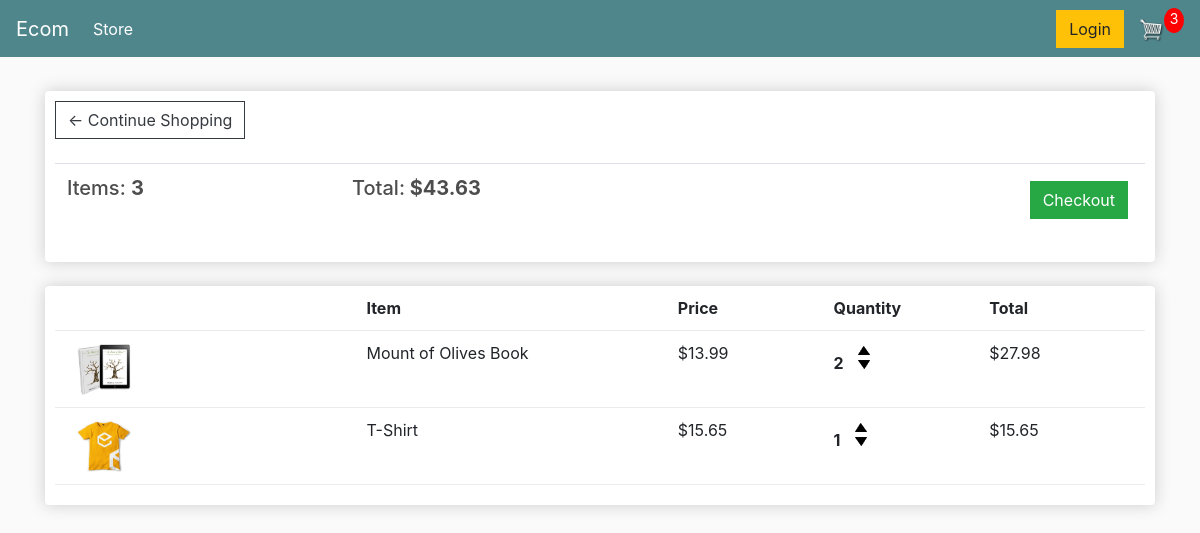
The app's page /cart/ (signed in), older data.
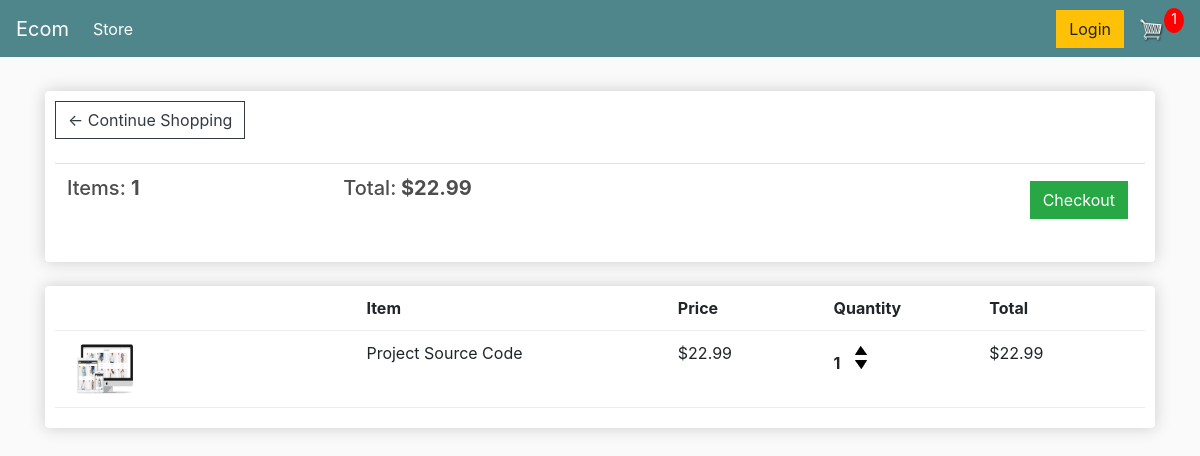
The same page, newer data.
### store/models.py (models this page shows, shortened)
class Order(models.Model):
    customer = models.ForeignKey(Customer, on_delete=models.SET_NULL, null=True, blank=True)
    date_ordered = models.DateTimeField(auto_now_add=True)
    complete = models.BooleanField(default=False, null=True, blank=False)
    transaction_id = models.CharField(max_length=200, null=True)
    @property
    def get_cart_total(self):
        order_items = self.orderitem_set.all()
        return sum([item.get_total for item in order_items])
    @property
    def get_cart_items(self):
        order_items = self.orderitem_set.all()
        return sum([item.quantity for item in order_items])

class OrderItem(models.Model):
    product = models.ForeignKey(Product, on_delete=models.SET_NULL, blank=True, null=True)
    order = models.ForeignKey(Order, on_delete=models.SET_NULL, blank=True, null=True)
    quantity = models.IntegerField(default=0, null=True, blank=True)
    date_added = models.DateTimeField(auto_now_add=True)
    @property
    def get_total(self):
        return self.product.price * self.quantity

class Product(models.Model):
    name = models.CharField(max_length=200, null=True)
    price = models.DecimalField(max_digits=7, decimal_places=2)
    digital = models.BooleanField(default=False, null=True, blank=False)
    image = models.ImageField(null=True, blank=True)
    @property
    def image_url(self):
        try:
            url = self.image.url
        except ValueError:
            url = ''
        return url

### store/views.py (the view)
# urls.py: path('cart/', views.cart, name='cart'),
def cart(request):
    data = cart_data(request)
    cart_items = data['cartItems']
    order = data['order']
    items = data['items']
    context = {'items': items, 'order': order, 'cartItems': cart_items}
    return render(request, 'store/cart.html', context)

### store/utils.py (called while the page is built)
def cart_data(request):
    if request.user.is_authenticated:
        customer = request.user.customer
        order, created = Order.objects.get_or_create(customer=customer, complete=False)
        items = order.orderitem_set.all()
        cart_items = order.get_cart_items
    else:
        cookie_data = cookie_cart(request)
        cart_items = cookie_data['cartItems']
        order = cookie_data['order']
        items = cookie_data['items']
    return {'cartItems': cart_items, 'order': order, 'items': items}

### store/templates/store/cart.html
{% extends 'store/main.html' %}
{% load static %}
{% block content %}
<div class="row">
    <div class="col-lg-12">
        <div class="box-element">
            <a class="btn btn-outline-dark" href="{% url 'store' %}">&#x2190; Continue Shopping</a>
            <br>
            <br>
            <table class="table">
                <tr>
                    <th><h5>Items: <strong>{{order.get_cart_items}}</strong></h5></th>
                    <th><h5>Total:<strong> ${{order.get_cart_total|floatformat:2}}</strong></h5></th>
                    <th>
                        <a style="float:right; margin:5px;" class="btn btn-success"
                           href="{% url 'checkout' %}">Checkout</a>
                    </th>
                </tr>
            </table>
        </div>
        <br>
        <div class="box-element">
            <div class="cart-row">
                <div style="flex:2"></div>
                <div style="flex:2"><strong>Item</strong></div>
                <div style="flex:1"><strong>Price</strong></div>
                <div style="flex:1"><strong>Quantity</strong></div>
                <div style="flex:1"><strong>Total</strong></div>
            </div>
            {% for item in items %}
            <div class="cart-row">
                <div style="flex:2"><img class="row-image" src="{{item.product.image_url}}"></div>
                <div style="flex:2"><p>{{item.product.name}}</p></div>
                <div style="flex:1"><p>${{item.product.price|floatformat:2}}</p></div>
                <div style="flex:1">
                    <p class="quantity">{{item.quantity}}</p>
                    <div class="quantity">
                        <img data-product={{item.product.id}} data-action="add" class="chg-quantity update-cart"
                             src="{% static  'images/arrow-up.png' %}">
                        <img data-product={{item.product.id}} data-action="remove" class="chg-quantity update-cart"
                             src="{% static  'images/arrow-down.png' %}">
                    </div>
                </div>
                <div style="flex:1"><p>${{item.get_total|floatformat:2}}</p></div>
            </div>
            {% endfor %}
        </div>
    </div>
</div>
{% endblock content %}

### store/templates/store/main.html (shortened to what this page needs)
<!DOCTYPE html>
{% load static %}
<html>
<head>
    <link rel="stylesheet" href="https://stackpath.bootstrapcdn.com/bootstrap/4.4.1/css/bootstrap.min.css"
>
    <link rel="stylesheet" type="text/css" href="{% static 'css/main.css' %}">
</head>
<body>
<nav class="navbar navbar-expand-lg navbar-dark bg-dark">
    <a class="navbar-brand" href="{% url 'store' %}">Ecom</a>
    <div class="collapse navbar-collapse" id="navbarSupportedContent">
        <ul class="navbar-nav mr-auto">
            <li class="nav-item active">
                <a class="nav-link" href="{% url 'store' %}">Store <span class="sr-only">(current)</span></a>
            </li>
        </ul>
        <div class="form-inline my-2 my-lg-0">
            <a href="#" class="btn btn-warning">Login</a>
            <a href="{% url 'cart' %}">
                <img id="cart-icon" src="{% static 'images/cart.png' %}">
            </a>
            <p id="cart-total">{{cartItems}}</p>
        </div>
    </div>
</nav>
<div class="container">
    <br>
    {% block content %}
    {% endblock content %}
</div>
</body>
</html>

### static/css/main.css (style rules this page uses)
body { background-color: hsl(0, 0%, 98%); }
h1,h2,h3,h4,h5,h6 { color:hsl(0, 0%, 30%); }
.box-element { box-shadow:hsl(0, 0%, 80%) 0 0 16px; background-color: #fff; border-radius: 4px; padding: 10px; }
.bg-dark { background-color: #4f868c!important; }
#cart-icon { width:25px; display: inline-block; margin-left: 15px; }
#cart-total { display: block; text-align: center; color:#fff; background-color: red; width: 20px; height: 25px; border-radius: 50%; font-size: 14px; }
.col-lg-4, .col-lg-6, .col-lg-8, .col-lg-12 { margin-top: 10px; }
.btn { border-radius: 0; }
.row-image { width: 100px; }
.cart-row { display: flex; align-items: flex-stretch; padding-bottom: 10px; margin-bottom: 10px; border-bottom: 1px solid #ececec; }
.quantity { display: inline-block; font-weight: 700; padding-right:10px; }
.chg-quantity { width: 12px; cursor: pointer; display: block; margin-top: 5px; transition:.1s; }

Row changes from the older to the newer data that the page shows:
no longer on this page (row edited): Order: get_cart_items "3", get_cart_total "43.63"
removed OrderItem: product.image_url (picture), product.name "Mount of Olives Book", product.price "13.99", quantity "2", get_total "27.98"
removed OrderItem: product.image_url (picture), product.name "T-Shirt", product.price "15.65", quantity "1", get_total "15.65"
added Order: get_cart_items "1", get_cart_total "22.99"
added OrderItem: product.image_url (picture), product.name "Project Source Code", product.price "22.99", quantity "1", get_total "22.99"
Text that changed along with them:
{{ cartItems }}: "3" → "1"
